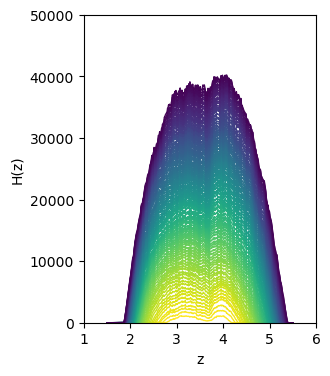

This chart was generated by the following Python code:
# read the series history files that abf generates in namd
# cameron f abrams [email redacted]
#
import matplotlib.pyplot as plt
import matplotlib.cm as cm
import numpy as np
import argparse as ap

def read_hist(fn):
    frm=0
    data={}
    with open(fn,'r') as f:
        lines=f.readlines()
        i=0
        while i < len(lines):
            #print(lines[i])
            i+=1
            hl=lines[i].split()
            #print(hl)
            minx=float(hl[1])
            dx=float(hl[2])
            nx=int(hl[3])
            i+=2
            tx=[]
            ty=[]
            for j in range(i,i+nx):
                tln=lines[j].split()
                #print(j,tln)
                tx.append(float(tln[0]))
                ty.append(float(tln[1]))
            i+=nx+1
            data[frm]=[np.array(tx),np.array(ty)]
            frm+=1
    return data

if __name__=='__main__':
    parser=ap.ArgumentParser()
    parser.add_argument('-f',type=str,default='',help='input')
    parser.add_argument('-o',type=str,default='plot.png',help='output')
    parser.add_argument('-cmap-name',type=str,default='viridis',help='colormap name')
    parser.add_argument('-figsize',type=float,nargs=2,default=[5,4])
    parser.add_argument('-xlabel',type=str,default='x')
    parser.add_argument('-ylabel',type=str,default='y')
    parser.add_argument('-ylim',type=float,nargs=2,default=[0,10])
    parser.add_argument('-xlim',type=float,nargs=2,default=[0,1])
    parser.add_argument('-lw',type=float,default=0.5)
    args=parser.parse_args()

    mydat=read_hist(args.f)
    print('Read {:d} datasets from {:s}.'.format(len(mydat),args.f))

    fig,ax=plt.subplots(1,1,figsize=args.figsize)
    cmap=cm.get_cmap(args.cmap_name)
    for frm,ds in mydat.items():
        ax.plot(ds[0],ds[1],color=cmap(frm/len(mydat)),linewidth=args.lw)
    
    ax.set_xlabel(args.xlabel)
    ax.set_ylabel(args.ylabel)
    ax.set_xlim(args.xlim)
    ax.set_ylim(args.ylim)
    plt.savefig(args.o,bbox_inches='tight')

